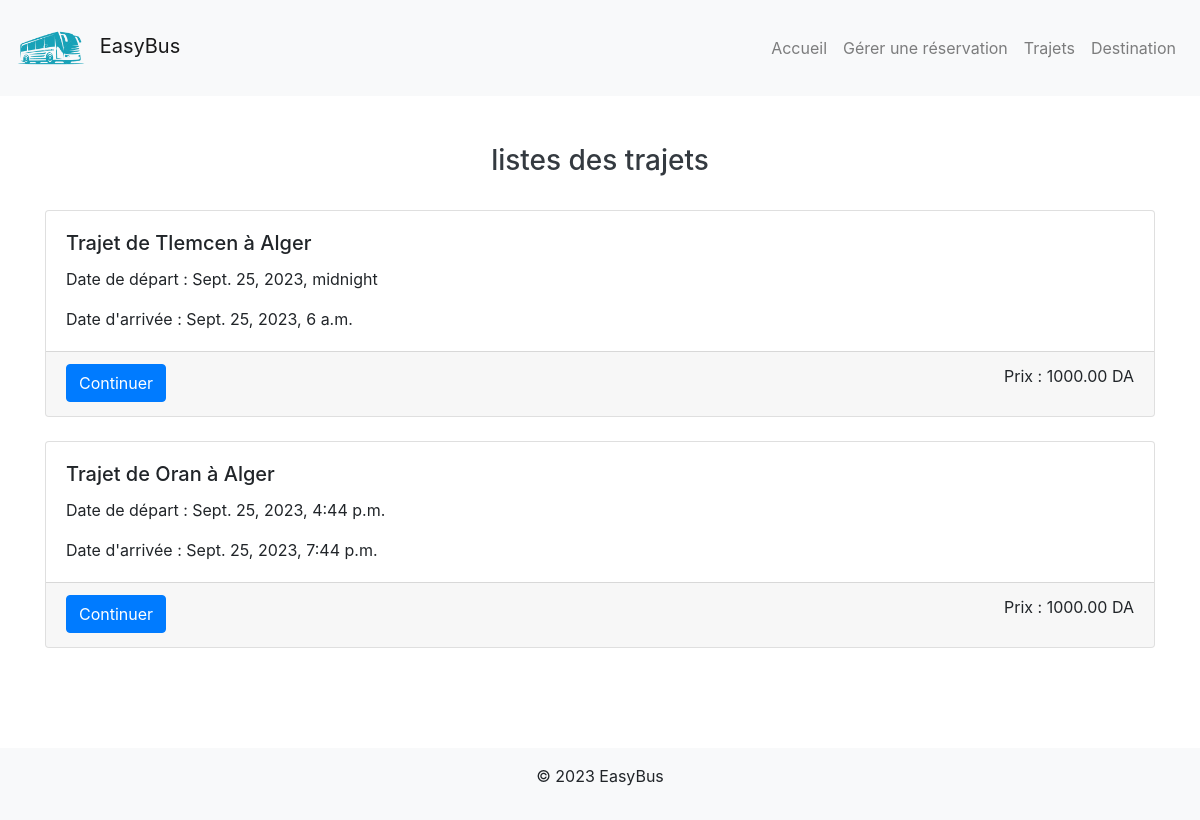
/Recherche_trajets/, run on the app's committed database.
### Trajets/models.py (models this page shows, shortened)
class Trajet(models.Model):
    id = models.AutoField(primary_key=True)
    lieu_depart = models.CharField(max_length=100, choices=VILLES_CHOICES)
    lieu_arrivee = models.CharField(max_length=100, choices=VILLES_CHOICES)
    date_depart = models.DateTimeField()
    date_arrivee = models.DateTimeField()
    prix = models.DecimalField(max_digits=10, decimal_places=2,default=10)

### Trajets/views.py (the view)
# urls.py: path('Recherche_trajets/',rechercher_trajets,name='rechercher_trajets'),
def rechercher_trajets(request):
    trajets = Trajet.objects.all()  # Utilisez 'objects' au lieu de 'objetcs'
    context = {'trajets': trajets}
    return render(request, 'resultats_trajets.html', context)

### Trajets/templates/resultats_trajets.html (shortened to what this page needs)
{% extends 'base.html' %}
{% block content %}
<div class="container mt-5">
    <div class="row mb-4">
        <div class="col-md-12">
            <div class="date-box text-dark text-center">
                <h3>listes des trajets</h3>
            </div>
        </div>
    </div>
    {% if resultats_trajets or trajets %}
    {% for trajet in trajets %}
    <div class="row mb-4">
        <div class="col-md-12">
            <div class="card">
                <div class="card-body">
                    <h5 class="card-title">Trajet de {{ trajet.lieu_depart }} à {{ trajet.lieu_arrivee }}</h5>
                    <p class="card-text">Date de départ : {{ trajet.date_depart }}</p>
                    <p class="card-text">Date d'arrivée : {{ trajet.date_arrivee }}</p>
                </div>
                <div class="card-footer">
                    <a href="" class="btn btn-primary">Continuer</a>
                    <p class="float-right">Prix : {{ trajet.prix }} DA</p>
                </div>
            </div>
        </div>
    </div>
    {% endfor %}
    {% else  %}
    <div class="text-center">
        <p style="font-weight: bold;">Oups! Aucun trajet disponible pour cette date de recherche.</p>
        <a href="{% url 'index' %}" class="btn btn-info">Retour à la page de recherche</a>
    </div>
    {% endif %}
</div>
{% endblock %}

### data on the page
Trajet: lieu_depart "Tlemcen", lieu_arrivee "Alger", date_depart "Sept. 25, 2023, midnight", date_arrivee "Sept. 25, 2023, 6 a.m.", prix "1000.00"
Trajet: lieu_depart "Oran", lieu_arrivee "Alger", date_depart "Sept. 25, 2023, 4:44 p.m.", date_arrivee "Sept. 25, 2023, 7:44 p.m.", prix "1000.00"
